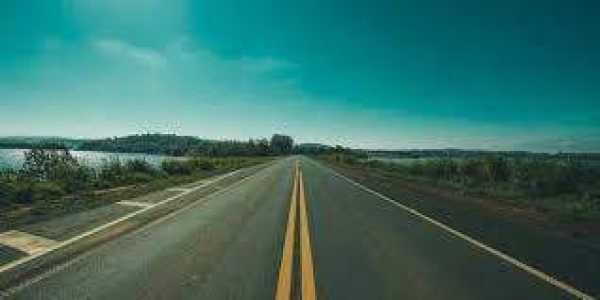
#> input picture flatlay.jpg, 600 x 300 px
$ python contour.py
#> lines starting #> are read from the running program, lines starting #| are printed output that depends on the picture; after the words box and inside, x2 and y2 are one past the last pixel; in counts of white or black regions, pixels touching at a corner belong together
import cv2 as cv
import numpy as np

################         on IMG         ################

img = cv.imread('flatlay.jpg')
#> img is the input picture: shape (300, 600, 3); mean B, G, R 104, 111.6, 59.3
img = cv.resize(img, (360,200), interpolation = cv.INTER_CUBIC)
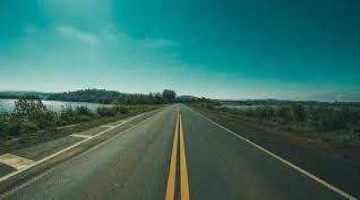
#> img: shape (200, 360, 3); mean B, G, R 104.1, 111.6, 59.3
gray = cv.cvtColor(img, cv.COLOR_BGR2GRAY)

blur = cv.GaussianBlur(gray, (5,5), cv.BORDER_DEFAULT)
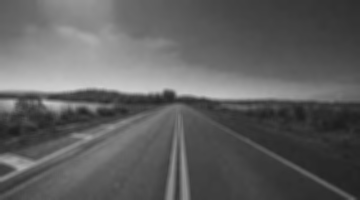
#> blur: shape (200, 360); min 28, max 207, mean 95.1
canny = cv.Canny(blur, 125, 175)
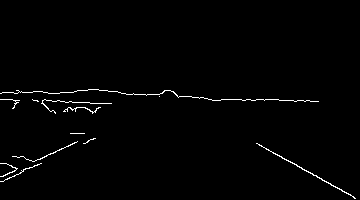
#> canny: shape (200, 360); 1.2% white in thin lines or dots, all inside (x1, y1, x2, y2) = (0, 89, 356, 199)
# cv.imshow('Canny Edges',canny)

# Laplacian (gradient-based)
lap = cv.Laplacian(gray, cv.CV_64F)
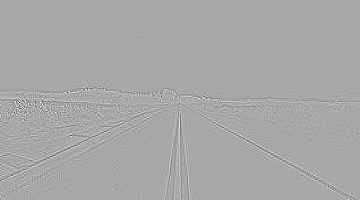
#> lap: shape (200, 360) float64; min -506, max 259, mean 0; drawn with min black and max white
lap = np.uint8(np.absolute(lap))
# cv.imshow('Laplacian', lap)

# Sobel (gradient-based)
sobelx = cv.Sobel(gray, cv.CV_64F, 1, 0)
sobely = cv.Sobel(gray, cv.CV_64F, 0, 1)
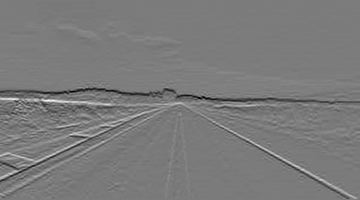
#> sobely: shape (200, 360) float64; min -597, max 639, mean -0.8; drawn with min black and max white
combined_sobel = cv.bitwise_or(sobelx, sobely)
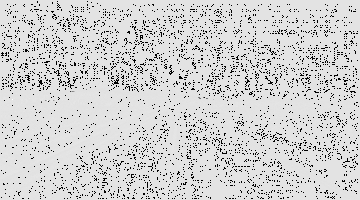
#> combined_sobel: shape (200, 360) float64; 8.07% of the values are NaN or infinite; the others: min -64640, max 7792, mean -49.62; drawn with min black, max white, NaN and infinite black
# cv.imshow('Combined Sobel', combined_sobel)

threshold, thresh = cv.threshold(gray, 125, 255, cv.THRESH_BINARY)
#> thresh: shape (200, 360); 24% white; 99 white regions (89 under 20 px), largest, box (x1, y1, x2, y2) and area: (0, 0, 331, 101) 14868, (0, 113, 144, 181) 736, (180, 115, 189, 200) 378
# cv.imshow('Thresh', thresh)
adaptive_thresh = cv.adaptiveThreshold(gray, 255, cv.ADAPTIVE_THRESH_GAUSSIAN_C, cv.THRESH_BINARY, 11, 3)
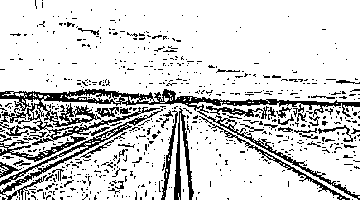
#> adaptive_thresh: shape (200, 360); 82.7% white; black in thin lines or dots
# cv.imshow('Adaptive Thresh', adaptive_thresh)

contours, heirarchies = cv.findContours(canny, cv.RETR_LIST, cv.CHAIN_APPROX_SIMPLE)
#> contours = 12 contours, 11 with area under 20; largest, box (x1, y1, x2, y2) and area: (256, 143, 356, 199) 49

print(f'{len(contours)} contour(s) found:')
#| 12 contour(s) found:
### RETR_LIST: all contours- heirarchical and external

cv.drawContours(img, contours, -1, (0,0,255), 1)
cv.imshow('Contours drawn', img)

cv.waitKey(0)

# [14 lines of commented-out code are left out]
